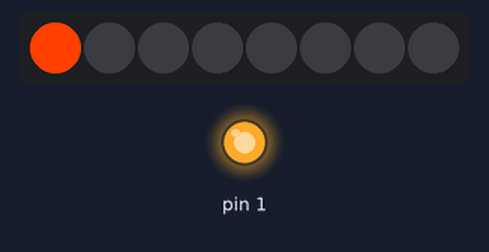
The sketch below on a simulated Arduino Uno, built with avr-gcc and run on an emulated ATmega328P. Shown: 8 RGB LEDs in strip order, left to right, output pins drawn as LEDs (lit = HIGH).

Above: at 0.11 s.
At 4.86 s:
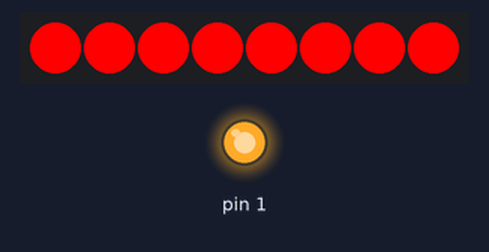
At 9.68 s:
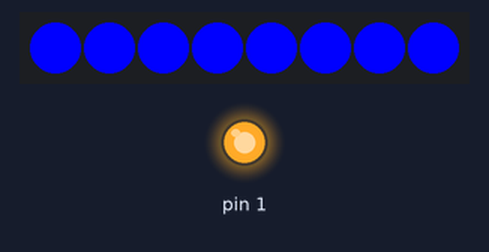
At 20.02 s:
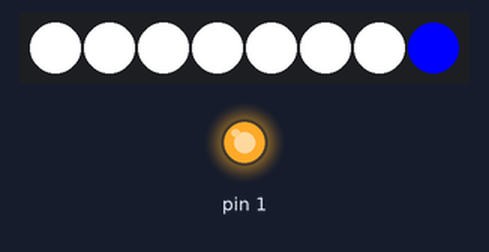
At 29.75 s:
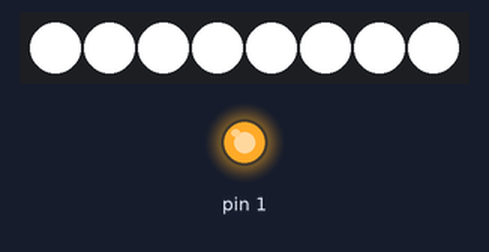
At 39.89 s:
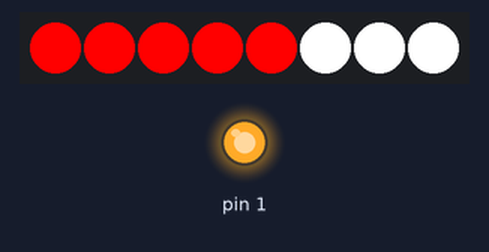
Timing chart, 0 to 40.0 s (numbered marks = the images above):
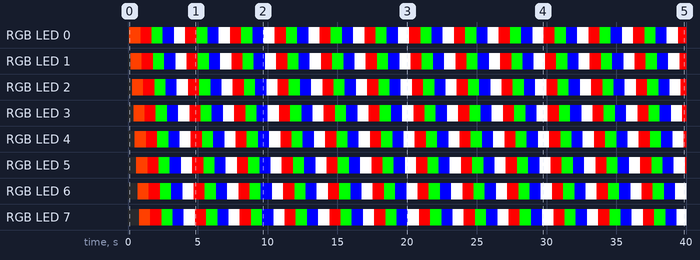

The sketch:

Pr0Board_Led_Test.ino
```cpp
#include <WS2812.h>


#define PIN            0
#define NUMPIXELS      8
cRGB value;
const float brightness = 1;
WS2812 LED(NUMPIXELS); // 1 LED

void ledSet(byte r, byte g, byte b, float brightness) {
  value.r = r * brightness; value.g = g * brightness; value.b = b * brightness;
  for (byte i = 0; i < NUMPIXELS; i++) {
    LED.set_crgb_at(i, value); // Set value at LED found at index 0
    delay(100);
    LED.sync(); // Sends the value to the LED
  }
}

void setup() {
  pinMode(1, OUTPUT);
  digitalWrite(1, HIGH);
  analogReference(DEFAULT);

  LED.setOutput(PIN); // Digital Pin 9
  ledSet(255, 64, 0, brightness);

}

void loop() {
  ledSet(255, 0, 0, brightness);
  ledSet(0, 255, 0, brightness);
  ledSet(0, 0, 255, brightness);
  ledSet(255, 255, 255, brightness);
}
```

Measured:
- by itself, RGB LED 0–7: repeats every 3.2 s: RGB(255, 0, 0) 0.80 s, RGB(0, 255, 0) 0.80 s, RGB(0, 0, 255) 0.80 s, RGB(255, 255, 255) 0.80 s
